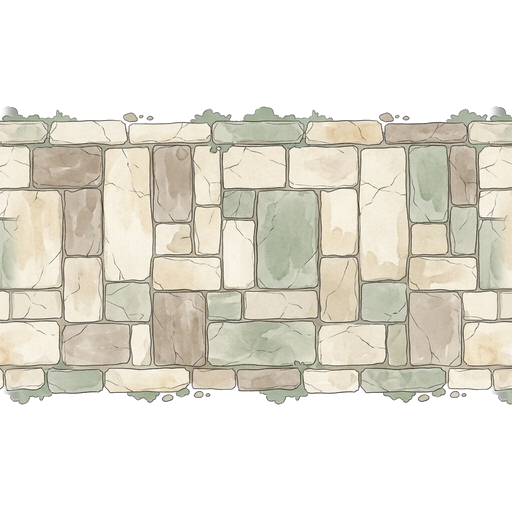
#> input picture assets/v2/maps/forest/decal_road_stone_straight.png, 512 x 512 px, given in place of L1tile_ground_grass.jpg, which was not available
$ python process_realm_map_assets.py
#> lines starting #> are read from the running program, lines starting #| are printed output that depends on the picture; after the words box and inside, x2 and y2 are one past the last pixel; in counts of white or black regions, pixels touching at a corner belong together
import os
from collections import deque
import numpy as np
from PIL import Image

PROJECT_ROOT = os.path.dirname(os.path.dirname(os.path.abspath(__file__)))
FOREST_SRC = r"C:\Users\jiang\Pictures\百宝\秘境 1：青冥古林"
VOLCANO_SRC = r"C:\Users\jiang\Pictures\百宝\秘境 2：赤炎丹谷"
ICE_SRC = r"C:\Users\jiang\Pictures\百宝\秘境 3：玄冰剑冢"
CHECK_SHEET = r"C:\Users\jiang\.gemini\antigravity\brain\199bd3ce-222c-4710-9224-c90982285b91\scratch\realm_cutouts_check.png"
ICE_CHECK_SHEET = r"C:\Users\jiang\.gemini\antigravity\brain\199bd3ce-222c-4710-9224-c90982285b91\scratch\realm_ice_check.png"


# [13 lines left out: function _sample_corner_bg, not called in this run]


def _dilate_mask(mask: np.ndarray, radius: int) -> np.ndarray:
    h, w = mask.shape
    pad = np.pad(mask, radius, mode="constant", constant_values=True)
    out = np.zeros((h, w), dtype=bool)
    r2 = radius * radius
    for dy in range(-radius, radius + 1):
        for dx in range(-radius, radius + 1):
            if dy * dy + dx * dx <= r2:
                out |= pad[radius + dy : radius + dy + h, radius + dx : radius + dx + w]
    return out


def _flood_fill(cand: np.ndarray, seeds: list[tuple[int, int]]) -> np.ndarray:
    h, w = cand.shape
    bg = np.zeros((h, w), dtype=bool)
    q: deque[tuple[int, int]] = deque()
    for sy, sx in seeds:
        if 0 <= sy < h and 0 <= sx < w and cand[sy, sx] and not bg[sy, sx]:
            bg[sy, sx] = True
            q.append((sy, sx))
    while q:
        cy, cx = q.popleft()
        if cy > 0 and cand[cy - 1, cx] and not bg[cy - 1, cx]:
            bg[cy - 1, cx] = True
            q.append((cy - 1, cx))
        if cy + 1 < h and cand[cy + 1, cx] and not bg[cy + 1, cx]:
            bg[cy + 1, cx] = True
            q.append((cy + 1, cx))
        if cx > 0 and cand[cy, cx - 1] and not bg[cy, cx - 1]:
            bg[cy, cx - 1] = True
            q.append((cy, cx - 1))
        if cx + 1 < w and cand[cy, cx + 1] and not bg[cy, cx + 1]:
            bg[cy, cx + 1] = True
            q.append((cy, cx + 1))
    return bg


def _border_seeds(h: int, w: int) -> list[tuple[int, int]]:
    seeds: list[tuple[int, int]] = []
    for x in range(w):
        seeds.append((0, x))
        seeds.append((h - 1, x))
    for y in range(h):
        seeds.append((y, 0))
        seeds.append((y, w - 1))
    return seeds


def process_seamless_tile(src_path: str, dst_path: str, size: int = 512, overlap: int = 32) -> None:
#> called with size = 512, overlap = 32
    arr = np.array(Image.open(src_path).convert("RGB"), dtype=np.float32)
    h, w, _ = arr.shape
#> h = 512; w = 512
    nw = w - overlap
#> nw = 480
    nh = h - overlap
#> nh = 480

    t_x = (0.5 - 0.5 * np.cos(np.pi * np.arange(overlap, dtype=np.float32) / float(overlap)))[None, :, None]
    out_x = arr[:, :nw, :].copy()
    out_x[:, :overlap, :] = arr[:, nw:, :] * (1.0 - t_x) + arr[:, :overlap, :] * t_x
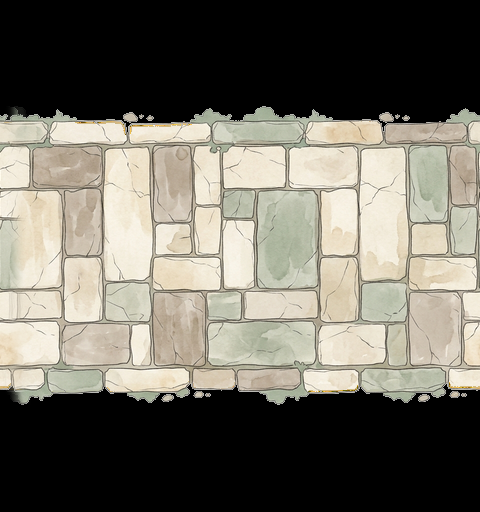
#> out_x: shape (512, 480, 3) float32; mean R, G, B 111.7, 108.1, 98.1

    t_y = (0.5 - 0.5 * np.cos(np.pi * np.arange(overlap, dtype=np.float32) / float(overlap)))[:, None, None]
    out_xy = out_x[:nh, :, :].copy()
    out_xy[:overlap, :, :] = out_x[nh:, :, :] * (1.0 - t_y) + out_x[:overlap, :, :] * t_y

    img = Image.fromarray(np.clip(out_xy, 0, 255).astype(np.uint8), "RGB")
    img = img.resize((size, size), Image.Resampling.LANCZOS)
#> img: PIL image 512x512 RGB
#> call 2 of process_seamless_tile, with size = 512, overlap = 32
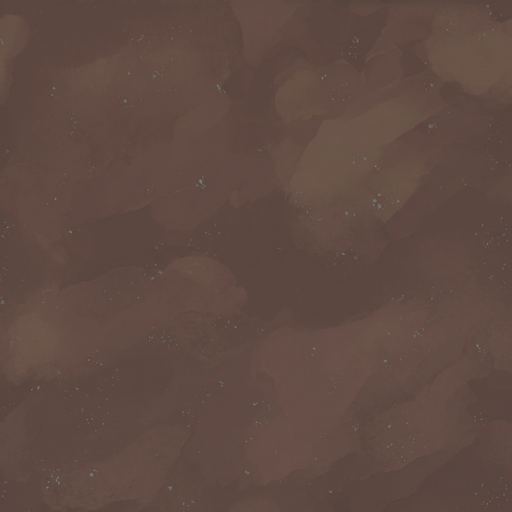
#> input picture assets/v2/maps/volcano/tile_ground_basalt.png, 512 x 512 px, given in place of tile_ground_basalt.jpg, which was not available
#> in process_seamless_tile (call 2), `out_x[:, :overlap, :] = arr[:, nw:, :] * (1.0 - t_x) + arr[:, :overlap..`: out_x: shape (512, 480, 3) float32; mean R, G, B 97, 74.9, 67.3
#> in process_seamless_tile (call 2), `out_xy[:overlap, :, :] = out_x[nh:, :, :] * (1.0 - t_y) + out_x[:overl..`: out_xy: shape (480, 480, 3) float32; mean R, G, B 97.2, 75.1, 67.4
#> call 3 of process_seamless_tile, with dst_path = 'assets/v2/maps/ice/tile_ground_snow.png', size = 512, overlap = 32
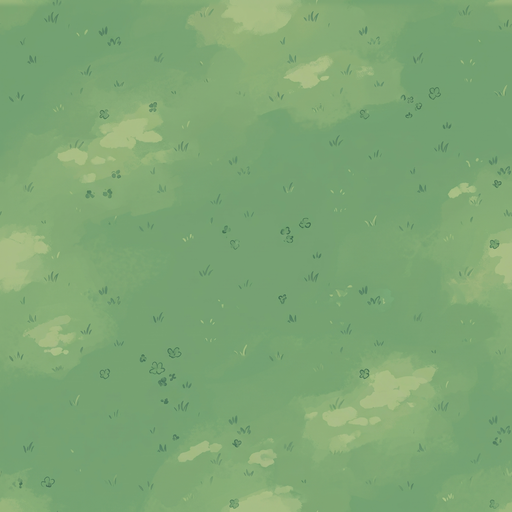
#> input picture assets/v2/maps/forest/tile_ground_grass.png, 512 x 512 px, given in place of Gemini_Generated_Image_h7s5yh7s5yh7s5yh.jpg, which was not available
#> in process_seamless_tile (call 3), `out_x[:, :overlap, :] = arr[:, nw:, :] * (1.0 - t_x) + arr[:, :overlap..`: out_x: shape (512, 480, 3) float32; mean R, G, B 125.1, 166.2, 116.1
#> in process_seamless_tile (call 3), `out_xy[:overlap, :, :] = out_x[nh:, :, :] * (1.0 - t_y) + out_x[:overl..`: out_xy: shape (480, 480, 3) float32; mean R, G, B 124.9, 166, 116
#> in main, rgb is the input picture: shape (512, 512, 3); mean R, G, B 125.3, 166.3, 116.2
    os.makedirs(os.path.dirname(dst_path), exist_ok=True)
    img.save(dst_path, "PNG", optimize=True)


# [66 lines left out: function key_chroma_4pass, not called in this run]


def key_white_watercolor(rgb: np.ndarray) -> np.ndarray:
    h, w, _ = rgb.shape
#> h = 512; w = 512
    cmax = rgb.max(axis=2).astype(np.int16)
    cmin = rgb.min(axis=2).astype(np.int16)
    chroma = cmax - cmin
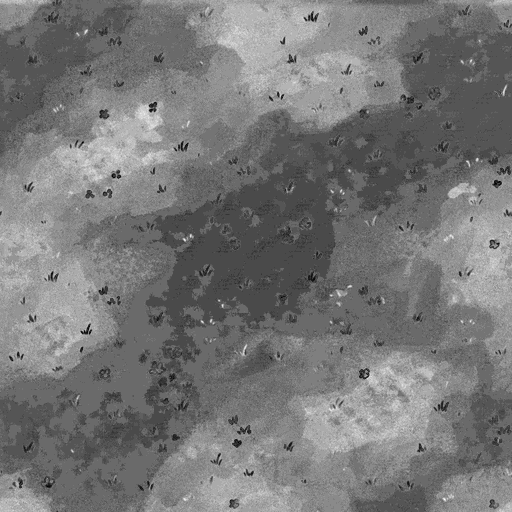
#> chroma: shape (512, 512) int16; min 39, max 63, mean 50.2; drawn with min black and max white
    cand = (cmin >= 238) & (chroma <= 18)
#> cand: shape (512, 512) bool; every value is 0
    bg = _flood_fill(cand, _border_seeds(h, w))
#> the loop in _flood_fill, `for sy, sx in seeds:` made 2048 passes
#> (sy, sx) on passes 1 to 3: (0, 0), (511, 0), (0, 1)

    near_bg = _dilate_mask(bg, 4)
#> in _dilate_mask, `pad = np.pad(mask, radius, mode="constant", constant_values=True)`:
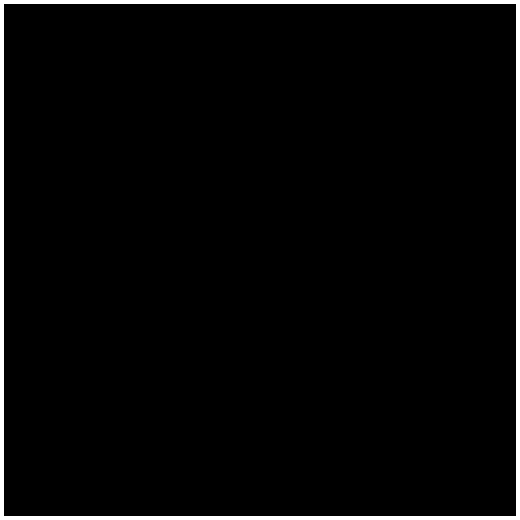
#> pad: shape (520, 520) bool; 3.1% white; 1 white region, box (x1, y1, x2, y2) and area: (0, 0, 520, 520) 8256
#> after the loop in _dilate_mask, `for dy in range(-radius, radius + 1):`: out: shape (512, 512) bool; 3.1% white; 1 white region, box (x1, y1, x2, y2) and area: (0, 0, 512, 512) 8128
    alpha = np.where(bg, 0.0, 1.0).astype(np.float32)
#> alpha: shape (512, 512) float32; every value is 1
    rgb_f = rgb.astype(np.float32)
    bg_color = np.array([255.0, 255.0, 255.0], dtype=np.float32)
    dist_bg = np.linalg.norm(rgb_f - bg_color[None, None, :], axis=2)
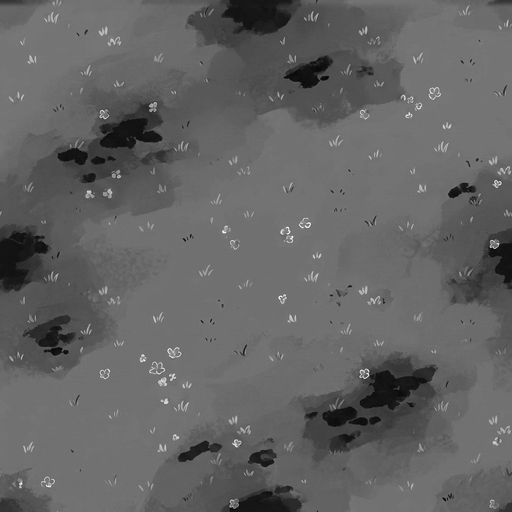
#> dist_bg: shape (512, 512) float32; min 150.1, max 302.5, mean 209.7; drawn with min black and max white

    fringe = (~bg) & near_bg & (cmin >= 150) & (chroma <= 26)
    a_fringe = np.clip((dist_bg - 12.0) / 135.0, 0.05, 1.0)
    alpha = np.where(fringe, a_fringe, alpha)

    safe_a = np.maximum(alpha, 0.12)
    decontam = np.clip((rgb_f - (1.0 - alpha[:, :, None]) * 255.0) / safe_a[:, :, None], 0.0, 255.0)
    out_rgb = np.where(fringe[:, :, None], decontam, rgb_f)
    out_rgb = np.where((alpha > 0.0)[:, :, None], out_rgb, 0.0)

    rgba = np.zeros((h, w, 4), dtype=np.uint8)
    rgba[:, :, :3] = np.clip(out_rgb, 0, 255).astype(np.uint8)
    rgba[:, :, 3] = np.clip(alpha * 255.0, 0, 255).astype(np.uint8)
    return rgba


def save_fitted_rgba(rgba: np.ndarray, dst_path: str, target_size: int = 512, anchor: str = "center") -> None:
#> called with target_size = 512, anchor = 'center'
    fg_y, fg_x = np.where(rgba[:, :, 3] > 12)
    x0, x1 = int(fg_x.min()), int(fg_x.max()) + 1
#> x0 = 0; x1 = 512
    y0, y1 = int(fg_y.min()), int(fg_y.max()) + 1
#> y0 = 0; y1 = 512
    cropped = Image.fromarray(rgba[y0:y1, x0:x1], "RGBA")

    margin = 20 if anchor == "center" else 12
    inner = target_size - margin * 2
    scale = min(inner / cropped.width, inner / cropped.height)
#> scale = 0.922
    nw = max(1, round(cropped.width * scale))
#> nw = 472
    nh = max(1, round(cropped.height * scale))
#> nh = 472
    resized = cropped.resize((nw, nh), Image.Resampling.LANCZOS)

    canvas = Image.new("RGBA", (target_size, target_size), (0, 0, 0, 0))
#> canvas: PIL image 512x512 RGBA; every value is 0
    ox = (target_size - nw) // 2
#> ox = 20
    oy = (target_size - nh) // 2 if anchor == "center" else (target_size - nh - 12)
#> oy = 20
    canvas.paste(resized, (ox, oy), resized)
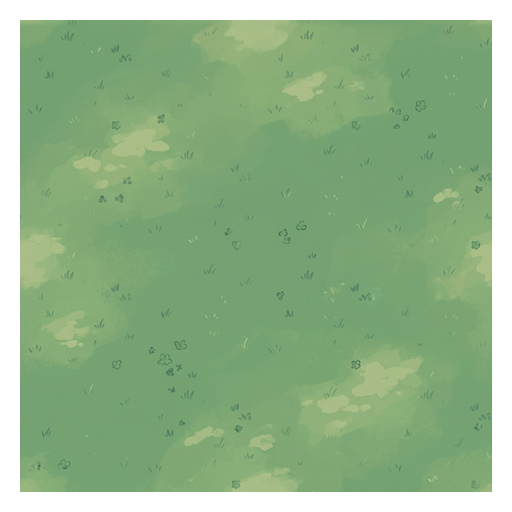
#> canvas: PIL image 512x512 RGBA; mean R, G, B, A 106.5, 141.4, 98.8, 216.7; transparent parts drawn white

    os.makedirs(os.path.dirname(dst_path), exist_ok=True)
    canvas.save(dst_path, "PNG", optimize=True)


# [21 lines left out: function build_contact_sheet, not called in this run]


def main() -> None:
    forest_dst = os.path.join(PROJECT_ROOT, "assets", "v2", "maps", "forest")
    volcano_dst = os.path.join(PROJECT_ROOT, "assets", "v2", "maps", "volcano")
    ice_dst = os.path.join(PROJECT_ROOT, "assets", "v2", "maps", "ice")

    # Forest, Volcano & Ice tiles
    process_seamless_tile(os.path.join(FOREST_SRC, "L1tile_ground_grass.jpg"), os.path.join(forest_dst, "tile_ground_grass.png"))
    process_seamless_tile(os.path.join(VOLCANO_SRC, "tile_ground_basalt.jpg"), os.path.join(volcano_dst, "tile_ground_basalt.png"))
    process_seamless_tile(os.path.join(ICE_SRC, "Gemini_Generated_Image_h7s5yh7s5yh7s5yh.jpg"), os.path.join(ice_dst, "tile_ground_snow.png"))

    cutout_jobs = [
        # (src_path, dst_path, mode, anchor, kwargs)
        (os.path.join(FOREST_SRC, "Gemini_Generated_Image_8gm8qr8gm8qr8gm8.jpg"), os.path.join(forest_dst, "decal_road_stone.png"), "white", "center", {}),
        (os.path.join(FOREST_SRC, "Gemini_Generated_Image_fqqe63fqqe63fqqe.jpg"), os.path.join(forest_dst, "decal_spirit_array.png"), "magenta", "center", {"fringe_radius": 5}),
        (os.path.join(FOREST_SRC, "Gemini_Generated_Image_wh0z00wh0z00wh0z.jpg"), os.path.join(forest_dst, "decal_spring_pool.png"), "magenta", "center", {"fringe_radius": 8, "hard_dist": 65.0, "hard_tint": 14.0}),
        (os.path.join(FOREST_SRC, "Gemini_Generated_Image_ykoia2ykoia2ykoi.jpg"), os.path.join(forest_dst, "prop_ancient_pine.png"), "orchid", "bottom", {"fringe_radius": 4, "hard_dist": 60.0, "hard_tint": 50.0, "flood_only": True}),
        (os.path.join(FOREST_SRC, "Gemini_Generated_Image_swf9jvswf9jvswf9.jpg"), os.path.join(forest_dst, "prop_jade_rock.png"), "magenta", "bottom", {"fringe_radius": 5}),
        (os.path.join(FOREST_SRC, "Gemini_Generated_Image_eldm02eldm02eldm.jpg"), os.path.join(forest_dst, "prop_lantern_stele.png"), "magenta", "bottom", {"fringe_radius": 5}),
        (os.path.join(FOREST_SRC, "Gemini_Generated_Image_nexmg3nexmg3nexm.jpg"), os.path.join(forest_dst, "border_cliff_trees.png"), "magenta", "bottom", {"fringe_radius": 5}),

        (os.path.join(VOLCANO_SRC, "Gemini_Generated_Image_4qq7t4qq7t4qq7t4.jpg"), os.path.join(volcano_dst, "decal_road_basalt.png"), "magenta", "center", {"fringe_radius": 5}),
        (os.path.join(VOLCANO_SRC, "Gemini_Generated_Image_he7zxkhe7zxkhe7z.jpg"), os.path.join(volcano_dst, "decal_alchemy_array.png"), "magenta", "center", {"fringe_radius": 5}),
        (os.path.join(VOLCANO_SRC, "decal_lava_vent.jpg"), os.path.join(volcano_dst, "decal_lava_vent.png"), "blue", "center", {"fringe_radius": 5, "hard_dist": 60.0, "hard_tint": 22.0}),
        (os.path.join(VOLCANO_SRC, "rop_bronze_cauldron.jpg"), os.path.join(volcano_dst, "prop_bronze_cauldron.png"), "magenta", "bottom", {"fringe_radius": 5}),
        (os.path.join(VOLCANO_SRC, "Gemini_Generated_Image_24rvee24rvee24rv.jpg"), os.path.join(volcano_dst, "prop_danxia_pillar.png"), "blue", "bottom", {"fringe_radius": 5, "hard_dist": 72.0, "hard_tint": 24.0}),
        (os.path.join(VOLCANO_SRC, "border_volcano_cliff.jpg"), os.path.join(volcano_dst, "border_volcano_cliff.png"), "blue", "bottom", {"fringe_radius": 5, "hard_dist": 60.0, "hard_tint": 22.0}),

        (os.path.join(ICE_SRC, "Gemini_Generated_Image_u6i627u6i627u6i6.jpg"), os.path.join(ice_dst, "decal_road_froststone.png"), "magenta", "center", {"fringe_radius": 5}),
        (os.path.join(ICE_SRC, "Gemini_Generated_Image_3ghhx03ghhx03ghh.jpg"), os.path.join(ice_dst, "decal_sword_array.png"), "magenta", "center", {"fringe_radius": 5}),
        (os.path.join(ICE_SRC, "Gemini_Generated_Image_mavlu5mavlu5mavl.jpg"), os.path.join(ice_dst, "decal_frozen_pond.png"), "magenta", "center", {"fringe_radius": 5}),
        (os.path.join(ICE_SRC, "Gemini_Generated_Image_h0i85ph0i85ph0i8.jpg"), os.path.join(ice_dst, "prop_giant_sword.png"), "magenta", "bottom", {"fringe_radius": 5}),
        (os.path.join(ICE_SRC, "Gemini_Generated_Image_zcw7emzcw7emzcw7.jpg"), os.path.join(ice_dst, "prop_sword_stele.png"), "magenta", "bottom", {"fringe_radius": 5}),
        (os.path.join(ICE_SRC, "Gemini_Generated_Image_sbwxm7sbwxm7sbwx.jpg"), os.path.join(ice_dst, "border_ice_ridge.png"), "magenta", "bottom", {"fringe_radius": 5}),
    ]

    generated: list[str] = [
        os.path.join(forest_dst, "tile_ground_grass.png"),
        os.path.join(volcano_dst, "tile_ground_basalt.png"),
    ]
    ice_generated: list[str] = [os.path.join(ice_dst, "tile_ground_snow.png")]
    for src, dst, mode, anchor, kw in cutout_jobs:
#> (the run stopped early here; a loop or call above may not have finished)
